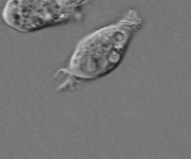
%> input picture ImageProcess/008/hw8.tif, 191 x 159 px
$ octave hw8.m   (GNU Octave 9; MATLAB toolbox functions it lacks are replaced by stand-ins)
%> lines starting %> are read from the running program, lines starting %| are printed output that depends on the picture; in (x1, y1, x2, y2) boxes, pixels count from 0 and x2, y2 are one past the last pixel; in counts of white or black regions, pixels touching at a corner belong together; the program's own positions count from 1
%%hw8

%读取图片
I = imread('hw8.tif');
%> I is the input picture: size 159x191 uint8; min 28, max 212, mean 118.2
Id = im2double(I);
[row col] = size(I);
%> row = 159; col = 191
allnum = row*col;
%> allnum = 30369

%进行种子区域、待选点、判断条件的初始化操作

%time = 1;
aimRegion = false(row,col);
near = false(row,col);
GivenT = 10.0/255;
aimRegion(120,120) = 1;
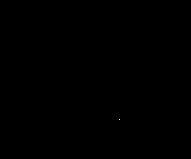
%> aimRegion: size 159x191 logical; 0% white in thin lines or dots, all inside (x1, y1, x2, y2) = (119, 119, 120, 120)
loc = find(aimRegion == 1);
%> loc = 19041
near(loc+1)=1;	near(loc-1)=1;
%> after `near(loc+1)=1`: near: size 159x191 logical; 0% white in thin lines or dots, all inside (x1, y1, x2, y2) = (119, 120, 120, 121)
%> after `near(loc-1)=1`: near: size 159x191 logical; 0.01% white in thin lines or dots, all inside (x1, y1, x2, y2) = (119, 118, 120, 121)
near(loc+row)=1;near(loc-row)=1;
%> after `near(loc+row)=1`: near: size 159x191 logical; 0.01% white in thin lines or dots, all inside (x1, y1, x2, y2) = (119, 118, 121, 121)
%> after `near(loc-row)=1`: near: size 159x191 logical; 0.01% white in thin lines or dots, all inside (x1, y1, x2, y2) = (118, 118, 121, 121)
average = Id(loc);
%> average = 0.471

while(true)
	%找到目标点的坐标，计算其灰度差
	bxloc = find(near(:));
	bxvalue = abs(Id(bxloc)-average);

	%寻找灰度差最小值点，判断是否终止生长
	[C,loc] = min(bxvalue);
	if( C > GivenT ) break; end

	%更新种子区域、待选点、灰度平均值
	aimloc = bxloc(loc(1));
	aimRegion(aimloc) = 1;
	near(aimloc)=0;
	if(aimloc+1<=allnum && ~aimRegion(aimloc+1) ) near(aimloc+1)=1; end
	if(aimloc+row<=allnum && ~aimRegion(aimloc+row) ) near(aimloc+row) = 1; end
	if(aimloc-1>0 && ~aimRegion(aimloc-1) ) near(aimloc-1)=1; end
	if(aimloc-row>0 && ~aimRegion(aimloc-row) ) near(aimloc-row) = 1; end
	average = (average*time+double(Id(aimloc)))/(time+1);
	%time = time+1;
end
%> this loop made 24765 passes
%> (C, loc, aimloc) on passes 5 to 7: (4.36e-12, 7, 19039), (4.36e-12, 7, 19038), (4.36e-12, 7, 19037)
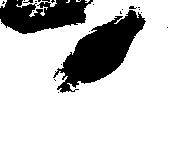
%> aimRegion: size 159x191 logical; 81.5% white; 21 black regions (19 under 20 px), largest, box (x1, y1, x2, y2) and area: (53, 10, 146, 93) 3390, (0, 0, 93, 34) 2143
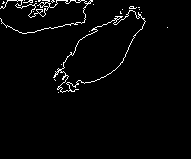
%> near: size 159x191 logical; 2.5% white in thin lines or dots, all inside (x1, y1, x2, y2) = (0, 0, 168, 93)

figure,imshow(aimRegion),title('Background');
figure,imshow(double(~aimRegion) .* Id),title('Aim Area');
%> after `imshow(double(~aimRegion) .* Id)`:
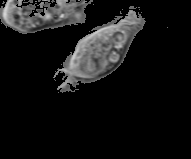
%> displayed picture: size 159x191, on the screen's scale of 0 to 255; min 0, max 212, mean 21.3

% [8 lines of commented-out code are left out]
